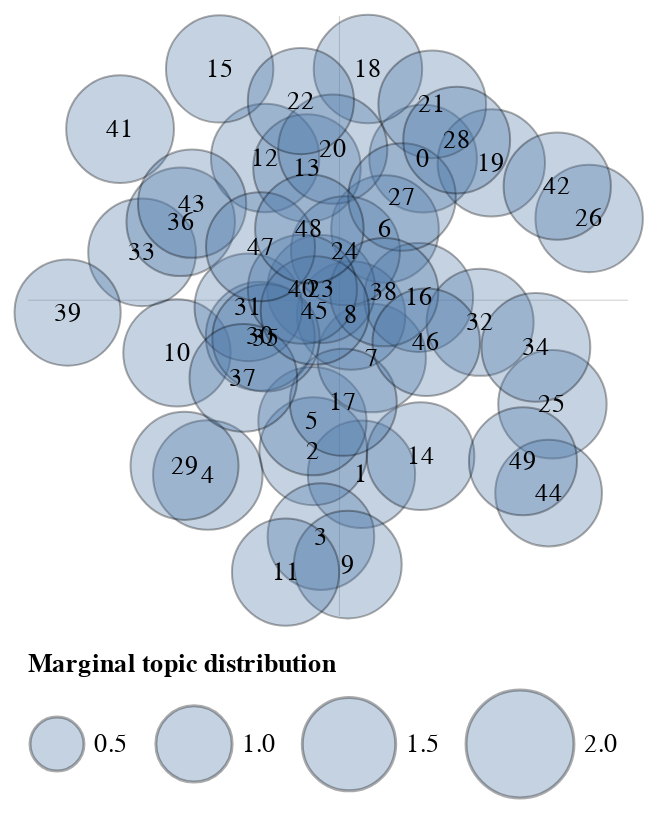

This figure's notebook cell:
### Code cell
tmp.plot_scatter_topics(topics_coords, size_col='size', label_col='label')

### Figure 1 — Vega-Lite specification as saved in the notebook (floating-point values rounded to 4 significant figures)
{"config": {"view": {"continuousWidth": 300, "continuousHeight": 300, "stroke": "transparent", "strokeWidth": 0}, "axis": {"disable": true}, "legend": {"labelFontSize": 13, "orient": "bottom", "titleFontSize": 13}}, "layer": [{"mark": {"type": "rule"}, "encoding": {"color": {"value": "gray"}, "size": {"value": 0.2}, "y": {"aggregate": "average", "field": "y", "type": "quantitative"}}}, {"mark": {"type": "rule"}, "encoding": {"color": {"value": "gray"}, "size": {"value": 0.2}, "x": {"aggregate": "average", "field": "x", "type": "quantitative"}}}, {"mark": {"type": "circle", "opacity": 0.33, "stroke": "black", "strokeWidth": 1}, "encoding": {"size": {"field": "size", "scale": {"range": [0, 3000]}, "title": "Marginal topic distribution", "type": "quantitative"}, "tooltip": [{"field": "label", "type": "quantitative"}, {"field": "size", "type": "quantitative"}], "x": {"axis": null, "field": "x", "type": "quantitative"}, "y": {"axis": null, "field": "y", "type": "quantitative"}}}, {"mark": {"type": "text", "align": "center", "baseline": "middle"}, "encoding": {"size": {"value": 13}, "text": {"field": "topic", "type": "quantitative"}, "tooltip": [{"field": "label", "type": "quantitative"}, {"field": "size", "type": "quantitative"}], "x": {"axis": null, "field": "x", "type": "quantitative"}, "y": {"axis": null, "field": "y", "type": "quantitative"}}}], "data": {"name": "data-8e0fcedec4b2067ca215ffb0eac0a03c"}, "$schema": "https://vega.github.io/schema/vega-lite/v5.17.0.json", "datasets": {"data-8e0fcedec4b2067ca215ffb0eac0a03c": [{"x": 1.293, "y": 1.312, "topic": 0, "size": 1.991, "label": 0}, {"x": 0.779, "y": -1.319, "topic": 1, "size": 1.981, "label": 1}, {"x": 0.3778, "y": -1.127, "topic": 2, "size": 2.002, "label": 2}, {"x": 0.441, "y": -1.838, "topic": 3, "size": 1.956, "label": 3}, {"x": -0.5013, "y": -1.326, "topic": 4, "size": 2.062, "label": 4}, {"x": 0.3703, "y": -0.8764, "topic": 5, "size": 2.014, "label": 5}, {"x": 0.9749, "y": 0.7253, "topic": 6, "size": 1.992, "label": 6}, {"x": 0.8641, "y": -0.3507, "topic": 7, "size": 2.021, "label": 7}, {"x": 0.6925, "y": 0.004362, "topic": 8, "size": 2.023, "label": 8}, {"x": 0.6649, "y": -2.071, "topic": 9, "size": 1.998, "label": 9}, {"x": -0.7587, "y": -0.3071, "topic": 10, "size": 1.98, "label": 10}, {"x": 0.1464, "y": -2.134, "topic": 11, "size": 1.975, "label": 11}, {"x": -0.02388, "y": 1.317, "topic": 12, "size": 2.018, "label": 12}, {"x": 0.3251, "y": 1.233, "topic": 13, "size": 1.987, "label": 13}, {"x": 1.271, "y": -1.168, "topic": 14, "size": 1.993, "label": 14}, {"x": -0.4026, "y": 2.059, "topic": 15, "size": 1.982, "label": 15}, {"x": 1.255, "y": 0.1551, "topic": 16, "size": 2.041, "label": 16}, {"x": 0.6274, "y": -0.7195, "topic": 17, "size": 1.966, "label": 17}, {"x": 0.8329, "y": 2.058, "topic": 18, "size": 2.022, "label": 18}, {"x": 1.861, "y": 1.276, "topic": 19, "size": 1.983, "label": 19}, {"x": 0.5398, "y": 1.391, "topic": 20, "size": 2.048, "label": 20}, {"x": 1.369, "y": 1.764, "topic": 21, "size": 1.994, "label": 21}, {"x": 0.2741, "y": 1.791, "topic": 22, "size": 1.937, "label": 22}, {"x": 0.4434, "y": 0.2247, "topic": 23, "size": 2.002, "label": 23}, {"x": 0.6455, "y": 0.5446, "topic": 24, "size": 2.04, "label": 24}, {"x": 2.37, "y": -0.7357, "topic": 25, "size": 2.02, "label": 25}, {"x": 2.676, "y": 0.8132, "topic": 26, "size": 1.985, "label": 26}, {"x": 1.117, "y": 0.9914, "topic": 27, "size": 1.986, "label": 27}, {"x": 1.572, "y": 1.466, "topic": 28, "size": 1.962, "label": 28}, {"x": -0.6956, "y": -1.249, "topic": 29, "size": 2.005, "label": 29}, {"x": -0.06429, "y": -0.1684, "topic": 30, "size": 2.041, "label": 30}, {"x": -0.1637, "y": 0.07211, "topic": 31, "size": 1.99, "label": 31}, {"x": 1.768, "y": -0.05284, "topic": 32, "size": 1.969, "label": 32}, {"x": -1.049, "y": 0.5311, "topic": 33, "size": 1.996, "label": 33}, {"x": 2.232, "y": -0.261, "topic": 34, "size": 2.036, "label": 34}, {"x": -0.01702, "y": -0.1829, "topic": 35, "size": 1.976, "label": 35}, {"x": -0.7274, "y": 0.7844, "topic": 36, "size": 2.023, "label": 36}, {"x": -0.2055, "y": -0.5162, "topic": 37, "size": 1.993, "label": 37}, {"x": 0.9682, "y": 0.198, "topic": 38, "size": 2.014, "label": 38}, {"x": -1.67, "y": 0.02827, "topic": 39, "size": 1.938, "label": 39}, {"x": 0.2867, "y": 0.2236, "topic": 40, "size": 2.044, "label": 40}, {"x": -1.233, "y": 1.558, "topic": 41, "size": 1.996, "label": 41}, {"x": 2.41, "y": 1.082, "topic": 42, "size": 1.977, "label": 42}, {"x": -0.6323, "y": 0.9359, "topic": 43, "size": 2.012, "label": 43}, {"x": 2.338, "y": -1.476, "topic": 44, "size": 1.956, "label": 44}, {"x": 0.3902, "y": 0.04575, "topic": 45, "size": 2.017, "label": 45}, {"x": 1.319, "y": -0.219, "topic": 46, "size": 1.984, "label": 46}, {"x": -0.06233, "y": 0.5768, "topic": 47, "size": 2.041, "label": 47}, {"x": 0.3448, "y": 0.7259, "topic": 48, "size": 2.024, "label": 48}, {"x": 2.125, "y": -1.211, "topic": 49, "size": 2.005, "label": 49}]}}
